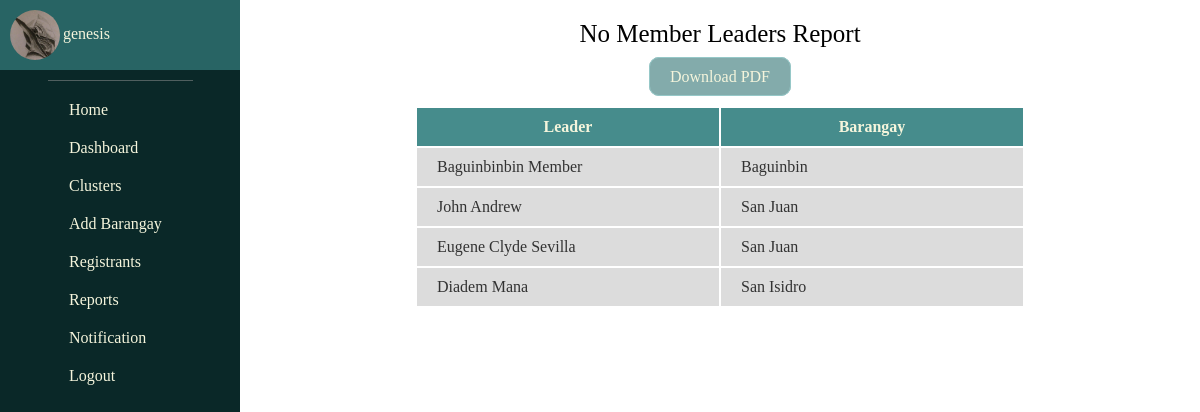
The app's page /report/leaders/member/None/ (signed in), older data.
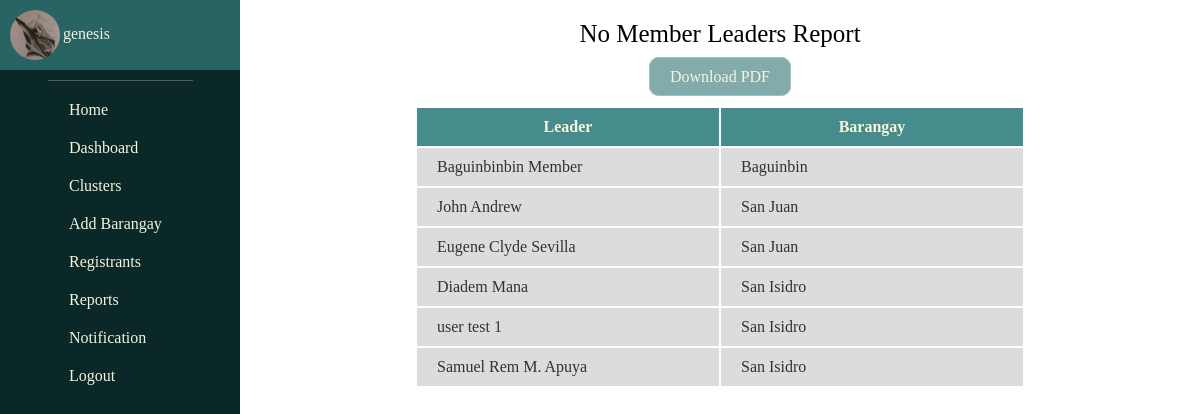
The same page, newer data.
### management/models.py (models this page shows, shortened)
class Cluster(models.Model):
    leader = models.ForeignKey(Leader, related_name='cluster_leader', on_delete=models.CASCADE)
    members = models.ManyToManyField(Member, related_name='cluster_member')

class Leader(models.Model):
    user = models.ForeignKey(User, related_name='leader_user', on_delete=models.CASCADE) # Added for version 2, 2/9/2024
    name = models.CharField(max_length=255)
    gender = models.ForeignKey(Gender, related_name='leader_gender', on_delete=models.CASCADE)
    age = models.IntegerField()
    brgy = models.ForeignKey(Barangay, related_name='leader_brgy', on_delete=models.CASCADE)
    sitio = models.ForeignKey(Sitio, related_name='leader_sitio', on_delete=models.CASCADE, null=True, blank=True)
    date_registered = models.DateTimeField(auto_now_add=True)
    image = models.ImageField(null=True, blank=True, upload_to="images/")
    def __str__(self):
        return self.name

class Barangay(models.Model):
    brgy_name = models.CharField(max_length=255)
    brgy_voter_population = models.IntegerField(blank=True, null=True)
    lat = models.FloatField(blank=True, null=True)
    long = models.FloatField(blank=True, null=True)
    def __str__(self):
        return self.brgy_name
    class Meta:
        ordering = ['brgy_name']

### management/decorators.py (the view)
        def wrapper_func(request, *args, **kwargs):
            groups = request.user.groups.all().values_list('name', flat=True)
            if any(group in allowed_roles for group in groups) or 'Admin' in groups:
                return view_func(request, *args, **kwargs)
            else:
                rendered_template = render(request, 'forbidden_template.html', {'variable': 'value'})
                response = HttpResponseForbidden(rendered_template)
                return response

### management/views.py (called while the page is built)
@login_required(login_url='login')
@allowed_users(allowed_roles=['Admin'])
def no_members_leader(request):
    request_user = request.user
    logged_user = Individual.objects.get(user__username=request_user)
    no_members = Cluster.objects.filter(members=None)
    return render(request, 'no_member_leaders.html', {
        'no_members': no_members,
        'logged_user': logged_user,
    })

### management/templates/no_member_leaders.html
{% extends 'base.html' %}
{% load static %}
{% block content %}
    <section class="no-member-leaders-utmost-container-section">
        <div class="no-member-leaders-title-header-div">
            No Member Leaders Report
        </div>
        <div class="no-member-leaders-download-pdf-container-div">
            <a class="no-member-download-pdf" href="{% url 'no-member-leader-pdf' %}">Download PDF</a>
        </div>
        <div class="no-member-leaders-table-container-div">
            <table class="no-member-leaders-table">
                <tr class="no-member-leaders-table-row">
                    <th class="no-member-leaders-table-head">Leader</th>
                    <th class="no-member-leaders-table-head">Barangay</th>
                </tr>
                {% for leaders in no_members %}
                    <tr class="no-member-leaders-table-row">
                        <td class="no-member-leaders-table-data">
                            <a class="no-member-leaders-table-link"
                               href="{% url 'cluster' leaders.leader.name leaders.leader.user %}">
                                {{ leaders.leader }}
                            </a>
                        </td>
                        <td class="no-member-leaders-table-data">
                            <a class="no-member-leaders-table-link"
                               href="{% url 'member-brgy' leaders.leader.brgy %}">{{ leaders.leader.brgy }}
                            </a>
                        </td>
                    </tr>
                {% endfor %}
            </table>
        </div>
    </section>
{% endblock %}

Row changes from the older to the newer data that the page shows:
added Cluster: leader "user test 1", leader.brgy "San Isidro"
added Cluster: leader "Samuel Rem M. Apuya", leader.brgy "San Isidro"
